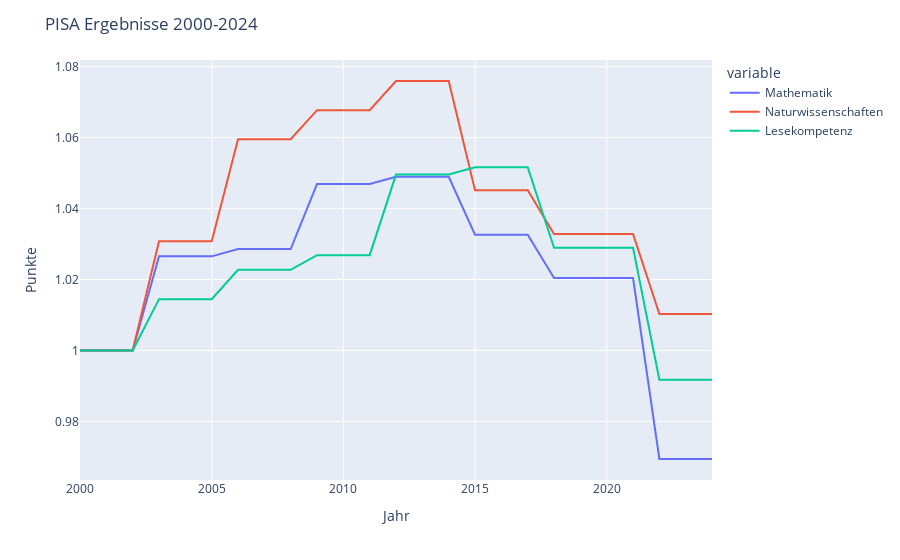

The code cell stored with this chart in its notebook:
### Code cell
# plot pisa
fig = px.line(data, y=['Mathematik', 'Naturwissenschaften', 'Lesekompetenz'])
fig.update_layout(title='PISA Ergebnisse 2000-2024')
fig.update_yaxes(title='Punkte')
fig.show()

### Figure 1 — Plotly figure (JSON) as saved in the notebook; plotly's stock layout.template omitted (floating-point values rounded to 4 significant figures)
{"data": [{"hovertemplate": "variable=Mathematik<br>Jahr=%{x}<br>value=%{y}<extra></extra>", "legendgroup": "Mathematik", "line": {"color": "#636efa", "dash": "solid"}, "marker": {"symbol": "circle"}, "mode": "lines", "name": "Mathematik", "orientation": "v", "showlegend": true, "type": "scatter", "x": ["2000-01-01T00:00:00", "2002-01-01T00:00:00", "2003-01-01T00:00:00", "2004-01-01T00:00:00", "2005-01-01T00:00:00", "2006-01-01T00:00:00", "2007-01-01T00:00:00", "2008-01-01T00:00:00", "2009-01-01T00:00:00", "2010-01-01T00:00:00", "2011-01-01T00:00:00", "2012-01-01T00:00:00", "2013-01-01T00:00:00", "2014-01-01T00:00:00", "2015-01-01T00:00:00", "2016-01-01T00:00:00", "2017-01-01T00:00:00", "2018-01-01T00:00:00", "2019-01-01T00:00:00", "2020-01-01T00:00:00", "2021-01-01T00:00:00", "2022-01-01T00:00:00", "2023-01-01T00:00:00", "2024-01-01T00:00:00"], "xaxis": "x", "y": [1, 1, 1.027, 1.027, 1.027, 1.029, 1.029, 1.029, 1.047, 1.047, 1.047, 1.049, 1.049, 1.049, 1.033, 1.033, 1.033, 1.02, 1.02, 1.02, 1.02, 0.9694, 0.9694, 0.9694], "yaxis": "y"}, {"hovertemplate": "variable=Naturwissenschaften<br>Jahr=%{x}<br>value=%{y}<extra></extra>", "legendgroup": "Naturwissenschaften", "line": {"color": "#EF553B", "dash": "solid"}, "marker": {"symbol": "circle"}, "mode": "lines", "name": "Naturwissenschaften", "orientation": "v", "showlegend": true, "type": "scatter", "x": ["2000-01-01T00:00:00", "2002-01-01T00:00:00", "2003-01-01T00:00:00", "2004-01-01T00:00:00", "2005-01-01T00:00:00", "2006-01-01T00:00:00", "2007-01-01T00:00:00", "2008-01-01T00:00:00", "2009-01-01T00:00:00", "2010-01-01T00:00:00", "2011-01-01T00:00:00", "2012-01-01T00:00:00", "2013-01-01T00:00:00", "2014-01-01T00:00:00", "2015-01-01T00:00:00", "2016-01-01T00:00:00", "2017-01-01T00:00:00", "2018-01-01T00:00:00", "2019-01-01T00:00:00", "2020-01-01T00:00:00", "2021-01-01T00:00:00", "2022-01-01T00:00:00", "2023-01-01T00:00:00", "2024-01-01T00:00:00"], "xaxis": "x", "y": [1, 1, 1.031, 1.031, 1.031, 1.06, 1.06, 1.06, 1.068, 1.068, 1.068, 1.076, 1.076, 1.076, 1.045, 1.045, 1.045, 1.033, 1.033, 1.033, 1.033, 1.01, 1.01, 1.01], "yaxis": "y"}, {"hovertemplate": "variable=Lesekompetenz<br>Jahr=%{x}<br>value=%{y}<extra></extra>", "legendgroup": "Lesekompetenz", "line": {"color": "#00cc96", "dash": "solid"}, "marker": {"symbol": "circle"}, "mode": "lines", "name": "Lesekompetenz", "orientation": "v", "showlegend": true, "type": "scatter", "x": ["2000-01-01T00:00:00", "2002-01-01T00:00:00", "2003-01-01T00:00:00", "2004-01-01T00:00:00", "2005-01-01T00:00:00", "2006-01-01T00:00:00", "2007-01-01T00:00:00", "2008-01-01T00:00:00", "2009-01-01T00:00:00", "2010-01-01T00:00:00", "2011-01-01T00:00:00", "2012-01-01T00:00:00", "2013-01-01T00:00:00", "2014-01-01T00:00:00", "2015-01-01T00:00:00", "2016-01-01T00:00:00", "2017-01-01T00:00:00", "2018-01-01T00:00:00", "2019-01-01T00:00:00", "2020-01-01T00:00:00", "2021-01-01T00:00:00", "2022-01-01T00:00:00", "2023-01-01T00:00:00", "2024-01-01T00:00:00"], "xaxis": "x", "y": [1, 1, 1.014, 1.014, 1.014, 1.023, 1.023, 1.023, 1.027, 1.027, 1.027, 1.05, 1.05, 1.05, 1.052, 1.052, 1.052, 1.029, 1.029, 1.029, 1.029, 0.9917, 0.9917, 0.9917], "yaxis": "y"}], "layout": {"legend": {"title": {"text": "variable"}, "tracegroupgap": 0}, "margin": {"t": 60}, "title": {"text": "PISA Ergebnisse 2000-2024"}, "xaxis": {"anchor": "y", "domain": [0, 1], "title": {"text": "Jahr"}}, "yaxis": {"anchor": "x", "domain": [0, 1], "title": {"text": "Punkte"}}}}
